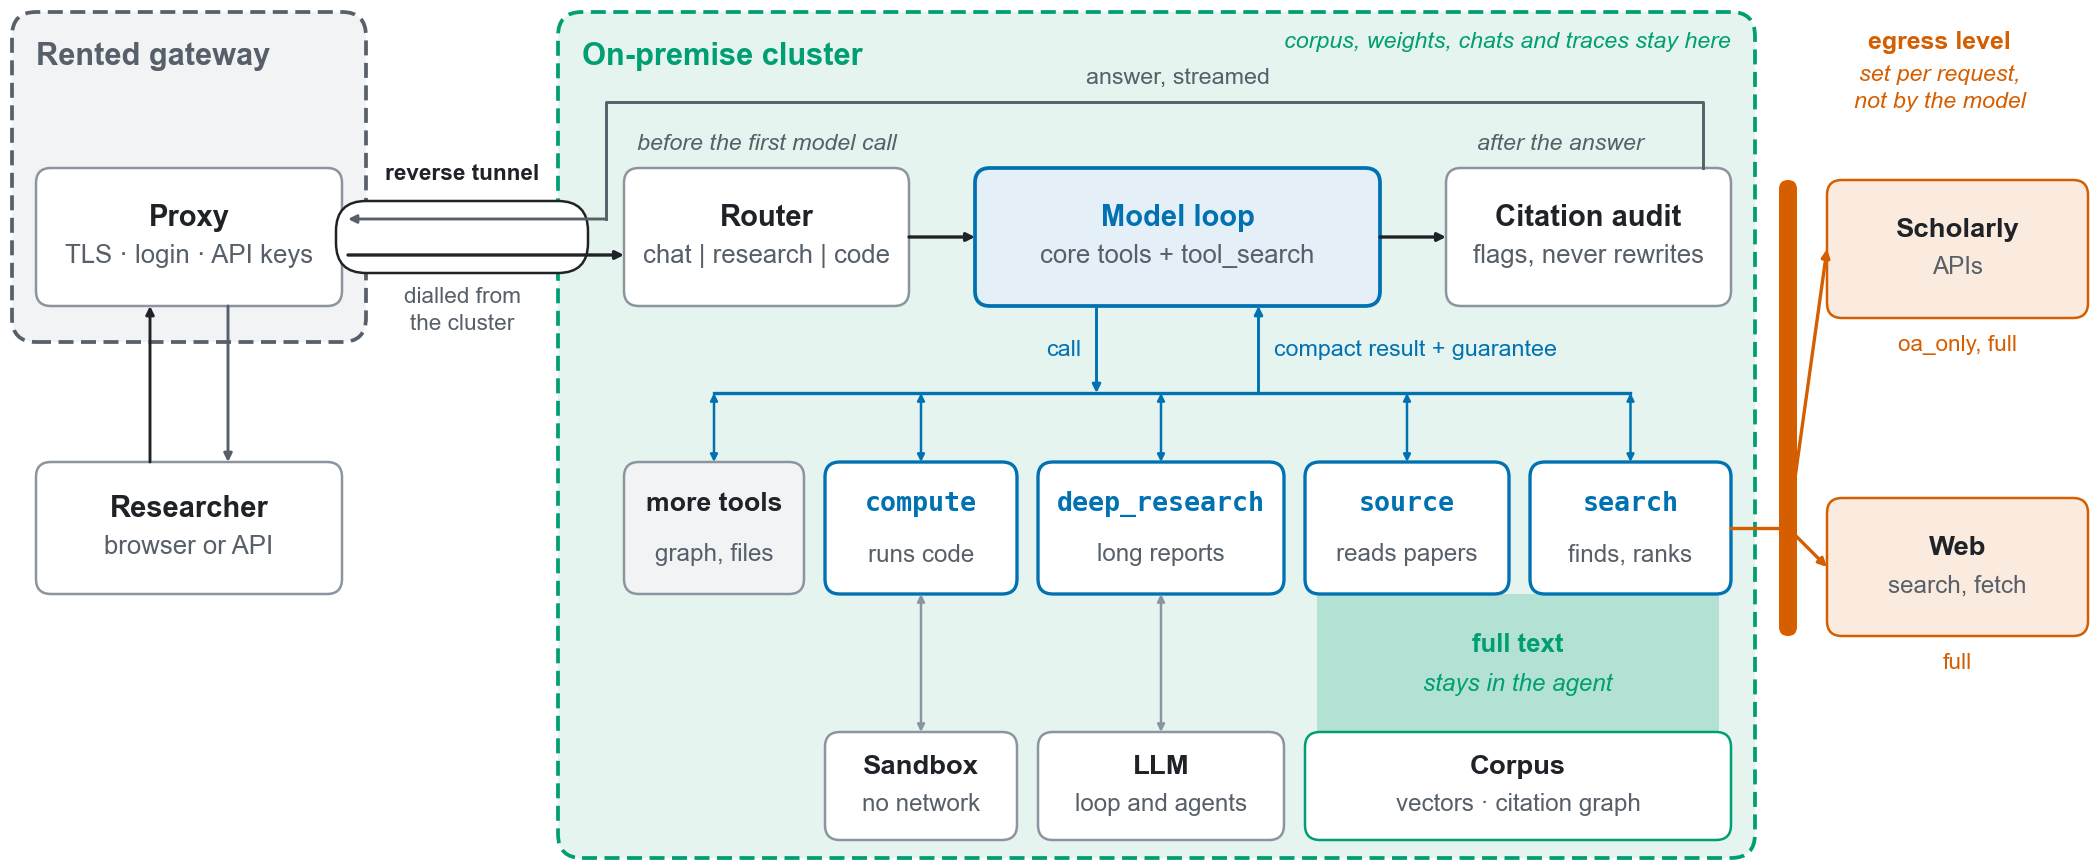

Reproduce this figure in Python.
"""Architecture figure v4: one turn drawn inside the deployment boundaries.

One panel instead of two. The turn enters through the rented gateway and the
reverse tunnel, is routed, runs in the model loop, is audited and streams back
out the same way. What the figure argues is the harness's shape, not the
topology: the agents read full text in their own context and hand the loop
only a compact result that states its guarantee (thick flow in, thin flow
out), and the choices that are not the model's to make are marked where they
are made (routing before the first model call, the egress level per request,
the audit after the answer, no network in the sandbox).

Labels read from the code as in fig_architecture: routing profiles from
router.py, egress levels from provenance.py. No counts, models or hardware.

    python3 docs/paper-kit/figures/archive/fig_architecture_v4.py         # pdf + png + svg
"""

from __future__ import annotations

import argparse
import sys
from pathlib import Path

import matplotlib

matplotlib.use("Agg")
import matplotlib.pyplot as plt  # noqa: E402
from matplotlib.patches import FancyBboxPatch, Polygon  # noqa: E402

HERE = Path(__file__).resolve().parent
sys.path.insert(0, str(HERE))
sys.path.insert(0, str(HERE.parent))     # _style
import _style as S  # noqa: E402
import fig_architecture_v1 as A  # noqa: E402

HEIGHT = 2.88
HARNESS = dict(fc=S.BLUE_FILL, ec=S.BLUE, lw=0.9, title_color=S.BLUE)


def agent(ax, x, y, w, h, name, line, *, is_agent=True):
    A.box(ax, x, y, w, h, None, (), fc=S.WHITE if is_agent else S.GREY_FILL,
          ec=S.BLUE if is_agent else S.RULE, lw=0.8 if is_agent else 0.6)
    ax.text(x + w / 2, y + h - 0.14, name, fontsize=6.4, fontweight="bold",
            ha="center", va="center", color=S.BLUE if is_agent else S.INK, zorder=4,
            family="monospace" if is_agent else None)
    ax.text(x + w / 2, y + 0.13, line, fontsize=5.8, ha="center", va="center",
            color=S.MUTED, zorder=4)


def note(ax, x, y, text, *, ha="center", color=S.MUTED, size=5.6):
    """An italic annotation: who decides, or what never happens."""
    A.label(ax, x, y, text, size=size, color=color, ha=ha, style="italic")


def band(ax, x0, x1, y0, y1, *, w0, w1, color, alpha=0.55):
    """A tapered flow from a wide source edge (y0) to a narrow target edge (y1)."""
    ax.add_patch(Polygon([(x0 - w0 / 2, y0), (x0 + w0 / 2, y0),
                          (x1 + w1 / 2, y1), (x1 - w1 / 2, y1)],
                         closed=True, fc=color, ec="none", alpha=alpha, zorder=1.5))


def draw(ax, f):
    off, oa, full = f["egress"]

    top = HEIGHT - 0.04
    r1, rh = 1.86, 0.46                       # turn row
    mid1 = r1 + rh / 2
    r2, ah = 0.9, 0.44                        # agents row
    r3, bh = 0.08, 0.36                       # resources row
    bus = 1.57

    # ------------------------------------------------------------ zones --
    # Rented gateway: the only public entry point
    A.zone(ax, 0.04, r1 - 0.12, 1.18, top - (r1 - 0.12), "Rented gateway",
           fc=S.GREY_FILL, ec=S.MUTED)
    A.box(ax, 0.12, r1, 1.02, rh, "Proxy", ["TLS · login · API keys"])
    # Researcher, outside everything
    A.box(ax, 0.12, r2, 1.02, ah, "Researcher", ["browser or API"])
    A.arrow(ax, (0.5, r2 + ah), (0.5, r1), head=4, lw=0.7)
    A.arrow(ax, (0.76, r1), (0.76, r2 + ah), head=4, lw=0.7, color=S.MUTED)

    # On-premise cluster
    cx0, cx1 = 1.86, 5.85
    A.zone(ax, cx0, 0.02, cx1 - cx0, top - 0.02, "On-premise cluster",
           fc=S.GREEN_FILL, ec=S.GREEN)
    note(ax, cx1 - 0.08, top - 0.1, "corpus, weights, chats and traces stay here",
         ha="right", color=S.GREEN)

    # ------------------------------------------------- reverse tunnel ----
    px0, px1 = 1.12, cx0 + 0.1
    lane_in, lane_out = mid1 - 0.06, mid1 + 0.06
    ax.add_patch(FancyBboxPatch((px0, mid1 - 0.12), px1 - px0, 0.24,
                                boxstyle="round,pad=0,rounding_size=0.1",
                                fc=S.WHITE, ec=S.INK, lw=0.6, zorder=3))
    tx = (1.22 + cx0) / 2
    A.label(ax, tx, mid1 + 0.21, "reverse tunnel", size=5.4, color=S.INK, weight="bold")
    A.label(ax, tx, mid1 - 0.2, "dialled from", size=5.4)
    A.label(ax, tx, mid1 - 0.29, "the cluster", size=5.4)

    # ------------------------------------------------------- turn row ----
    rx, rw = 2.08, 0.95
    lx, lw_ = 3.25, 1.35
    ax_, aw = 4.82, 0.95
    A.box(ax, rx, r1, rw, rh, "Router", [" | ".join(f["profiles"])])
    A.box(ax, lx, r1, lw_, rh, "Model loop", ["core tools + tool_search"], **HARNESS)
    A.box(ax, ax_, r1, aw, rh, "Citation audit", ["flags, never rewrites"])
    note(ax, rx + rw / 2, r1 + rh + 0.08, "before the first model call")
    note(ax, ax_ + aw * 0.4, r1 + rh + 0.08, "after the answer")

    # question in (lower lane) ...
    A.arrow(ax, (px0 + 0.04, lane_in), (rx, lane_in), head=4, lw=0.8, z=4)
    A.arrow(ax, (rx + rw, mid1), (lx, mid1), head=4)
    A.arrow(ax, (lx + lw_, mid1), (ax_, mid1), head=4)
    # ... answer streamed back out (upper lane), over the top of the row
    ry = r1 + rh + 0.22
    xr, xd = ax_ + aw * 0.9, px1 + 0.06
    ax.plot([xr, xr, xd, xd], [r1 + rh, ry, ry, lane_out],
            color=S.MUTED, lw=0.7, zorder=4, solid_joinstyle="round")
    A.arrow(ax, (xd, lane_out), (px0 + 0.04, lane_out), head=4, lw=0.7,
            color=S.MUTED, z=4)
    A.label(ax, lx + lw_ / 2, ry + 0.08, "answer, streamed", size=5.6)

    # ------------------------------------------------------ agents row ----
    gap = 0.07
    specs = [(0.6, "more tools", "graph, files", False),
             (0.64, "compute", "runs code", True),
             (0.82, "deep_research", "long reports", True),
             (0.68, "source", "reads papers", True),
             (0.67, "search", "finds, ranks", True)]
    x, pos = rx, {}
    for w, name, line, is_agent in specs:
        agent(ax, x, r2, w, ah, name, line, is_agent=is_agent)
        pos[name] = (x, w)
        x += w + gap

    # One bus between the loop and the tools. Down: a call. Up: a compact result.
    first = pos["more tools"][0] + pos["more tools"][1] / 2
    last = pos["search"][0] + pos["search"][1] / 2
    ax.plot([first, last], [bus, bus], color=S.BLUE, lw=0.8, zorder=3)
    for name, (x, w) in pos.items():
        A.arrow(ax, (x + w / 2, bus), (x + w / 2, r2 + ah), color=S.BLUE,
                style="<|-|>", head=3.5, lw=0.6)
    xc, xu = lx + lw_ * 0.3, lx + lw_ * 0.7
    A.arrow(ax, (xc, r1), (xc, bus), color=S.BLUE, head=4, lw=0.7)
    A.arrow(ax, (xu, bus), (xu, r1), color=S.BLUE, head=4, lw=0.7)
    A.label(ax, xc - 0.05, (bus + r1) / 2, "call", size=5.6, color=S.BLUE, ha="right")
    A.label(ax, xu + 0.05, (bus + r1) / 2, "compact result + guarantee", size=5.6,
            color=S.BLUE, ha="left")

    # --------------------------------------------------- resources row ----
    sx, sw = pos["compute"]
    llm_x, llm_w = pos["deep_research"]
    kx = pos["source"][0]
    kw = pos["search"][0] + pos["search"][1] - kx
    small = dict(size=5.8, title_size=6.6)
    A.box(ax, sx, r3, sw, bh, "Sandbox", ["no network"], **small)
    A.box(ax, llm_x, r3, llm_w, bh, "LLM", ["loop and agents"], **small)
    A.box(ax, kx, r3, kw, bh, "Corpus", ["vectors · citation graph"], ec=S.GREEN, **small)
    for x, w in ((sx, sw), (llm_x, llm_w)):
        A.arrow(ax, (x + w / 2, r2), (x + w / 2, r3 + bh), head=3.5, lw=0.6,
                style="<|-|>", color=S.RULE)
    # Full text flows into the agents, and stops there.
    ax.add_patch(FancyBboxPatch((kx + 0.04, r3 + bh), kw - 0.08, r2 - (r3 + bh),
                                boxstyle="square,pad=0", fc=S.GREEN, ec="none",
                                alpha=0.22, zorder=1.5))
    ym = (r3 + bh + r2) / 2
    A.label(ax, kx + kw / 2, ym + 0.06, "full text", size=6.2, color=S.GREEN,
            weight="bold")
    note(ax, kx + kw / 2, ym - 0.07, "stays in the agent", color=S.GREEN, size=5.8)

    # --------------------------------------------------------- egress ----
    gate_x = cx1 + 0.08
    ex = gate_x + 0.16
    ew = S.FULL_WIDTH - ex - 0.04
    sch_y, web_y = r1 - 0.04, r2 - 0.14
    ax.add_patch(FancyBboxPatch((gate_x, web_y), 0.06, sch_y + rh - web_y,
                                boxstyle="round,pad=0,rounding_size=0.03",
                                fc=S.VERMILION, ec="none", zorder=3))
    A.box(ax, ex, sch_y, ew, rh, "Scholarly", ["APIs"], fc=S.VERMILION_FILL,
          ec=S.VERMILION, **small)
    A.box(ax, ex, web_y, ew, rh, "Web", ["search, fetch"], fc=S.VERMILION_FILL,
          ec=S.VERMILION, **small)
    A.label(ax, ex + ew / 2, sch_y - 0.09, f"{oa}, {full}", size=5.4, color=S.VERMILION)
    A.label(ax, ex + ew / 2, web_y - 0.09, full, size=5.4, color=S.VERMILION)
    sy = r2 + ah / 2
    ax.plot([kx + kw, gate_x + 0.03], [sy, sy], color=S.VERMILION, lw=0.8, zorder=2.5)
    A.arrow(ax, (gate_x + 0.03, sy), (ex, sch_y + rh / 2), color=S.VERMILION, head=4)
    A.arrow(ax, (gate_x + 0.03, sy), (ex, web_y + rh / 2), color=S.VERMILION, head=4)
    gx = (gate_x + S.FULL_WIDTH) / 2
    A.label(ax, gx, top - 0.1, "egress level", size=6.0, color=S.VERMILION, weight="bold")
    note(ax, gx, top - 0.21, "set per request,", color=S.VERMILION)
    note(ax, gx, top - 0.3, "not by the model", color=S.VERMILION)


def build(f):
    fig = plt.figure(figsize=(S.FULL_WIDTH, HEIGHT))
    ax = fig.add_axes([0, 0, 1, 1])
    ax.set_xlim(0, S.FULL_WIDTH)
    ax.set_ylim(0, HEIGHT)
    ax.set_aspect("equal")
    ax.axis("off")
    draw(ax, f)
    return fig


def main() -> None:
    ap = argparse.ArgumentParser(description=__doc__.split("\n\n")[0])
    ap.add_argument("--out", default=str(HERE / "fig_architecture_v4"),
                    help="output path without extension")
    ap.add_argument("--formats", default="pdf,png,svg")
    args = ap.parse_args()

    font = S.apply()
    fig = build(A.read_facts())
    for ext in args.formats.split(","):
        fig.savefig(f"{args.out}.{ext}", metadata={"CreationDate": None}
                    if ext == "pdf" else ({"Date": None} if ext == "svg" else None))
        print(f"wrote {args.out}.{ext}  (font: {font})")


if __name__ == "__main__":
    main()
